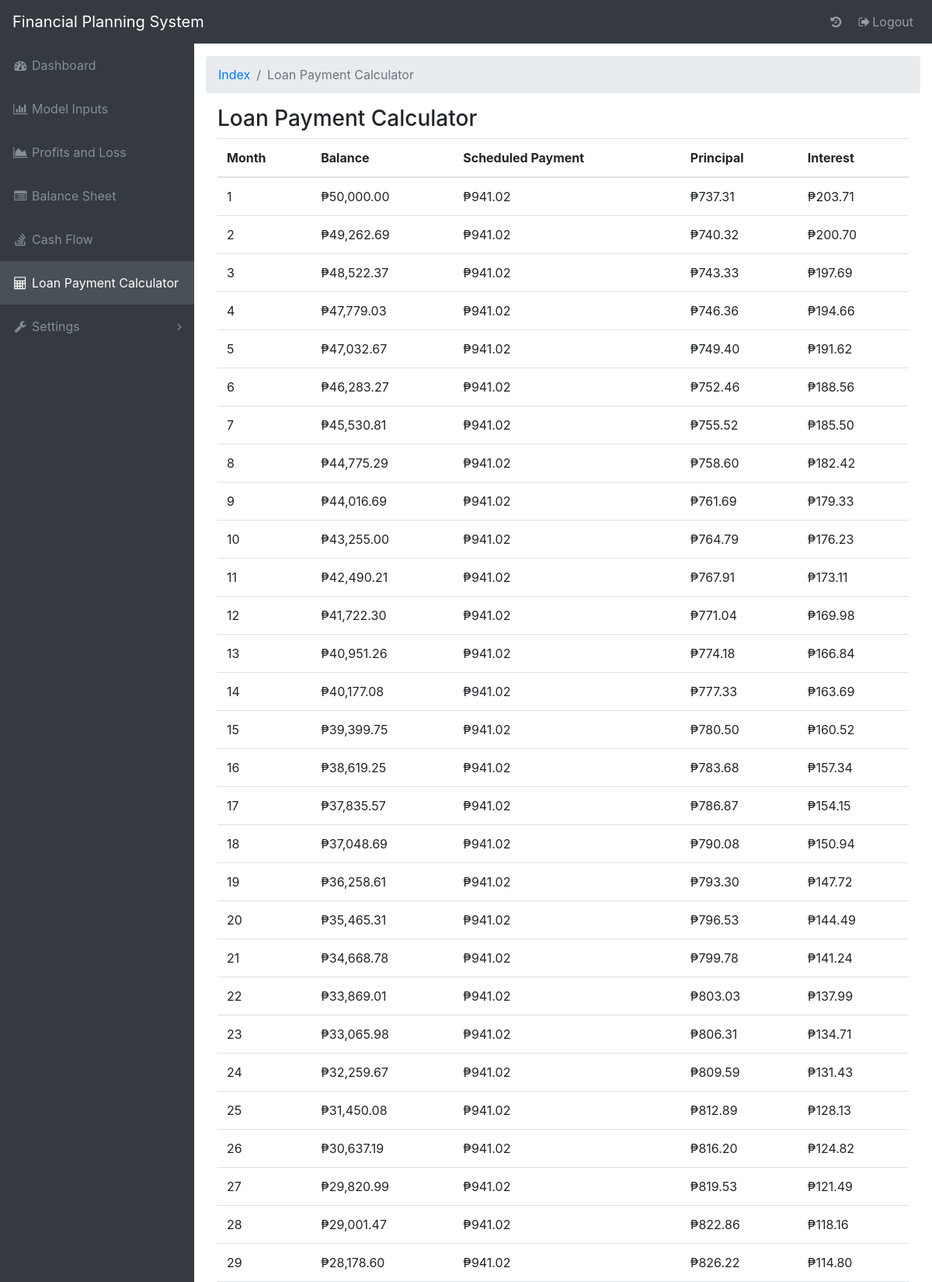
The page /dashboard/loan-payment.php (signed in, upper part) on the database its author committed.
### dashboard/loan-payment-misc/loan-payment-calc.php (the view, shortened to what this page needs)
		<?php
		include '../connection/dbConfig.php';
		$dbquery = mysqli_query($db,"SELECT * FROM `loan-payment-calculator` ORDER by id");
		$countdbquery = mysqli_num_rows($dbquery);
	?>
<div class="container">
	<h3>Loan Payment Calculator</h3>
	<table class="table table-condensed">
	<thead>
		<tr>
			<th>Month</th>
			<th>Balance</th>
			<th>Scheduled Payment</th>
			<th>Principal</th>
			<th>Interest</th>
		</tr>
	</thead>
	<tbody>
	<?php
			if($countdbquery > 0){
				while($row = mysqli_fetch_assoc($dbquery)){
					$month = $row['month'];
					$balance = $row['balance'];
					$scheduled_payment = $row['scheduled_payment'];
					$principal = $row['principal'];
					$interest = $row['interest'];
		?>
		<tr>
			<td class=""><?php echo $month ; ?></td>
			<td class="">₱<?php echo number_format($balance,2) ; ?></td>
			<td class="">₱<?php echo number_format($scheduled_payment,2) ; ?></td>
			<td class="">₱<?php echo number_format($principal,2) ; ?></td>
			<td class="">₱<?php echo number_format($interest,2) ; ?></td>
			<?php
			}
		}
		?>
		</tr>
	</tbody>
	</table>

### css/sb-admin.css (style rules this page uses)
html { position: relative; min-height: 100%; }
body { overflow-x: hidden; }
body.sticky-footer { margin-bottom: 56px; }
body.fixed-nav { padding-top: 56px; }

### rows shown on the page
loan-payment-calculator: month "1", balance "50,000.00", scheduled_payment "941.02", principal "737.31", interest "203.71"
loan-payment-calculator: month "2", balance "49,262.69", scheduled_payment "941.02", principal "740.32", interest "200.70"
loan-payment-calculator: month "3", balance "48,522.37", scheduled_payment "941.02", principal "743.33", interest "197.69"
loan-payment-calculator: month "4", balance "47,779.03", scheduled_payment "941.02", principal "746.36", interest "194.66"
loan-payment-calculator: month "5", balance "47,032.67", scheduled_payment "941.02", principal "749.40", interest "191.62"
loan-payment-calculator: month "6", balance "46,283.27", scheduled_payment "941.02", principal "752.46", interest "188.56"
loan-payment-calculator: month "7", balance "45,530.81", scheduled_payment "941.02", principal "755.52", interest "185.50"
loan-payment-calculator: month "8", balance "44,775.29", scheduled_payment "941.02", principal "758.60", interest "182.42"
loan-payment-calculator: month "9", balance "44,016.69", scheduled_payment "941.02", principal "761.69", interest "179.33"
loan-payment-calculator: month "10", balance "43,255.00", scheduled_payment "941.02", principal "764.79", interest "176.23"
loan-payment-calculator: month "11", balance "42,490.21", scheduled_payment "941.02", principal "767.91", interest "173.11"
loan-payment-calculator: month "12", balance "41,722.30", scheduled_payment "941.02", principal "771.04", interest "169.98"
loan-payment-calculator: month "13", balance "40,951.26", scheduled_payment "941.02", principal "774.18", interest "166.84"
loan-payment-calculator: month "14", balance "40,177.08", scheduled_payment "941.02", principal "777.33", interest "163.69"
loan-payment-calculator: month "15", balance "39,399.75", scheduled_payment "941.02", principal "780.50", interest "160.52"
loan-payment-calculator: month "16", balance "38,619.25", scheduled_payment "941.02", principal "783.68", interest "157.34"
loan-payment-calculator: month "17", balance "37,835.57", scheduled_payment "941.02", principal "786.87", interest "154.15"
loan-payment-calculator: month "18", balance "37,048.69", scheduled_payment "941.02", principal "790.08", interest "150.94"
loan-payment-calculator: month "19", balance "36,258.61", scheduled_payment "941.02", principal "793.30", interest "147.72"
loan-payment-calculator: month "20", balance "35,465.31", scheduled_payment "941.02", principal "796.53", interest "144.49"
loan-payment-calculator: month "21", balance "34,668.78", scheduled_payment "941.02", principal "799.78", interest "141.24"
loan-payment-calculator: month "22", balance "33,869.01", scheduled_payment "941.02", principal "803.03", interest "137.99"
loan-payment-calculator: month "23", balance "33,065.98", scheduled_payment "941.02", principal "806.31", interest "134.71"
loan-payment-calculator: month "24", balance "32,259.67", scheduled_payment "941.02", principal "809.59", interest "131.43"
loan-payment-calculator: month "25", balance "31,450.08", scheduled_payment "941.02", principal "812.89", interest "128.13"
loan-payment-calculator: month "26", balance "30,637.19", scheduled_payment "941.02", principal "816.20", interest "124.82"
loan-payment-calculator: month "27", balance "29,820.99", scheduled_payment "941.02", principal "819.53", interest "121.49"
loan-payment-calculator: month "28", balance "29,001.47", scheduled_payment "941.02", principal "822.86", interest "118.16"
loan-payment-calculator: month "29", balance "28,178.60", scheduled_payment "941.02", principal "826.22", interest "114.80"
